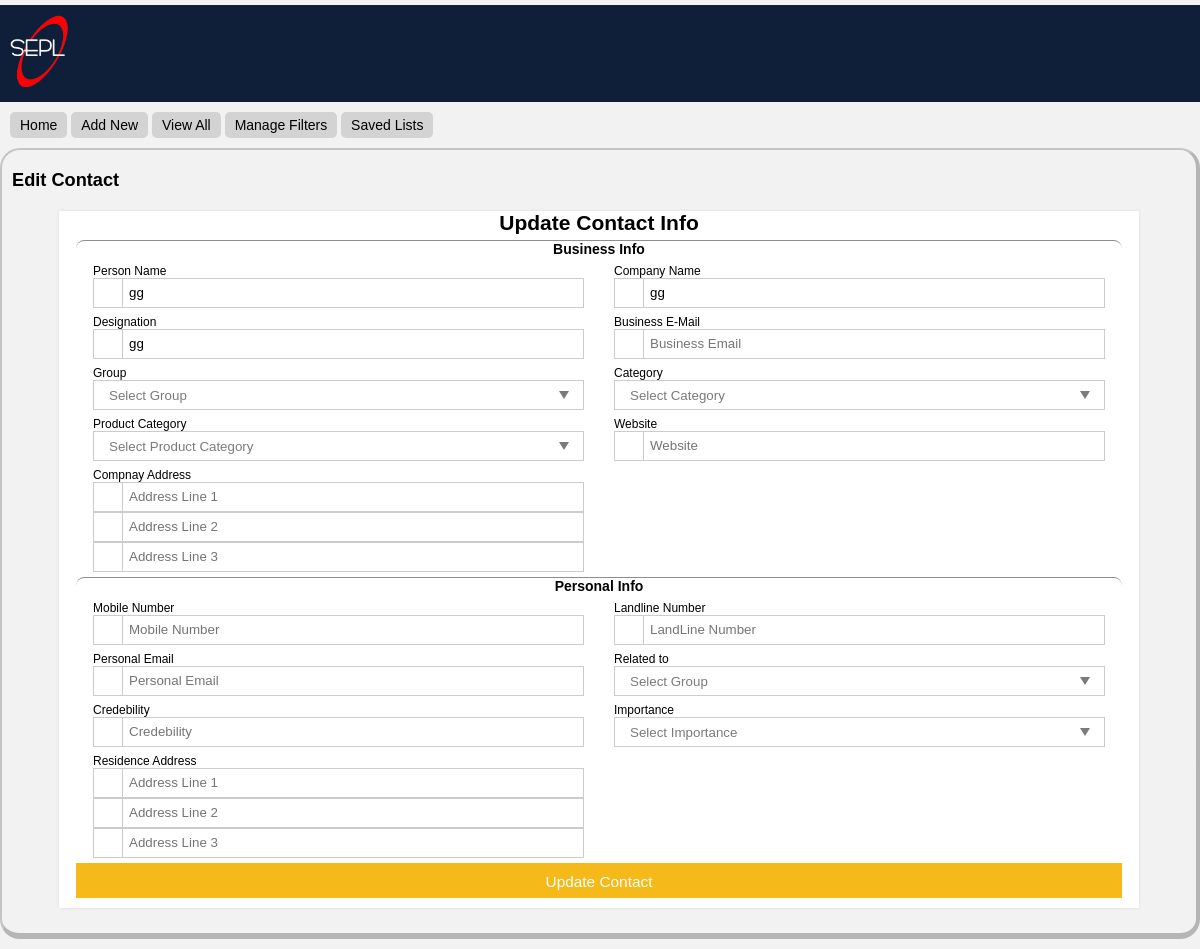
The app's page /visiting-card/editcontact?i=34&h=IazFIy9wMdv3yV1EIh60lrN4oQ595x with its own data.
### tables this page shows
CREATE TABLE `contact` (
  `id` int(11) NOT NULL,
  `hash` varchar(255) NOT NULL,
  `person_name` varchar(255) NOT NULL DEFAULT '',
  `company_name` varchar(255) NOT NULL DEFAULT '',
  `designation` varchar(255) NOT NULL DEFAULT '',
  `company_address_1` varchar(255) NOT NULL DEFAULT '',
  `company_address_2` varchar(255) NOT NULL DEFAULT '',
  `company_address_3` varchar(255) NOT NULL DEFAULT '',
  `business_email` varchar(255) NOT NULL DEFAULT '',
  `personal_email` varchar(255) NOT NULL DEFAULT '',
  `mobile_no` varchar(100) NOT NULL DEFAULT '',
  `landline_no` varchar(100) NOT NULL DEFAULT '',
  `website` varchar(255) NOT NULL DEFAULT '',
  `residence_address_1` varchar(1000) NOT NULL DEFAULT '',
  `residence_address_2` varchar(255) NOT NULL DEFAULT '',
  `residence_address_3` varchar(255) NOT NULL DEFAULT '',
  `related_to` varchar(255) NOT NULL DEFAULT '',
  `product_type` varchar(255) NOT NULL DEFAULT '',
  `importance` varchar(255) NOT NULL DEFAULT '',
  `group_type` varchar(255) NOT NULL DEFAULT '',
  `category` varchar(255) NOT NULL DEFAULT '',
  `cr_limit` varchar(255) NOT NULL DEFAULT '',
  `created_on` datetime DEFAULT NULL
);

### editcontact.php (the view, shortened to what this page needs)
<?php
    include "include/config.php";
    if(isset($_GET['h']) && $_GET['h'] != "" && isset($_GET['i']) && $_GET['i'] != "")
    {
      $cid = $_GET['i'];
      $chash = $_GET['h'];
      $sqlgetcontact = "select * from contact where id = ".$cid." AND hash = '".$chash."'";
      $rowgetcontact = mysqli_query($con, $sqlgetcontact);
      if (mysqli_num_rows($rowgetcontact) > 0)
      {
        $resgetcontact = mysqli_fetch_array($rowgetcontact);
?>
<!DOCTYPE html>
<html>
<head>
  <?php include "include/headsection.php"; ?>
</head>
<body>
  <?php include "include/header.php"; ?>
  <?php include "include/navbar.php"; ?>
    <section class="body-section-main">
      <div class="section-wrapper">
        <div class="section-heading">Edit Contact</div>
        <div class="section-content">
           <div class="form_wrapper">
      <div class="form_container">
        <div class="title_container">
          <h2> Update Contact Info</h2>
        </div>
        <div class="row clearfix">
          <div class="">
            <form method="post" id="edit-contact-form">
              <div class="sub_heading_container">
                Business Info
              </div>
              <div class="row clearfix">
                <div class="col_half">
                  <label class="form-label" for="person-name">Person Name</label>
                  <div class="input_field"> <span><i aria-hidden="true" class="fa fa-user"></i></span>
                    <input type="text" id="person-name" name="person-name" placeholder="Person Name" maxlength="254"  value="<?php echo $resgetcontact['person_name']; ?>" />
                  </div>
                </div>
                <div class="col_half">
                  <label class="form-label" for="company-name">Company Name</label>
                  <div class="input_field"> <span><i class="fa-solid fa-building"></i></span>
                    <input type="text" id="company-name" name="company-name" placeholder="Company Name" maxlength="254" value="<?php echo $resgetcontact['company_name']; ?>"  />
                  </div>
                </div>
              </div>
              <div class="row clearfix">
                <div class="col_half">
                  <label class="designation" for="company-name">Designation</label>
                  <div class="input_field"> <span><i class="fa fa-level-up" aria-hidden="true"></i></span>
                    <input type="text" id="designation" name="designation" placeholder="Designation" maxlength="254" value="<?php echo $resgetcontact['designation']; ?>" />
                  </div>
                </div>
                <div class="col_half">
                  <label class="form-label" for="business-email">Business E-Mail</label>
                  <div class="input_field"> <span><i class="fa-solid fa-envelope"></i></span>
                    <input type="text" id="business-email" name="business-email" placeholder="Business Email" maxlength="254" value="<?php echo $resgetcontact['business_email']; ?>"/>
                  </div>
                </div>
              </div>
              <div class="row clearfix">
                <div class="col_half">
                  <label class="form-label" for="cr-limit">Group</label>
                  <div class="input_field"> <span><i class="fa-solid fa-maximize"></i></span>
                    <div class="input_field select_option">
                    <select id="group" name="group">
                      <option value="0">Select Group</option>
                    </select>
                    </div>
                  </div>
                </div>
                <div class="col_half">
                  <label class="form-label" for="category">Category</label>
                  <div class="input_field"> <span><i aria-hidden="true" class="fa fa-user"></i></span>
                    <div class="input_field select_option">
                    <select id="category" name="category">
                      <option value="0">Select Category</option>
                    </select>
                  </div>
                  </div>
                </div>
              </div>
              <div class="row clearfix">
                <div class="col_half">
                  <label class="form-label" for="category">Product Category</label>
                  <div class="input_field"> <span><i aria-hidden="true" class="fa fa-user"></i></span>
                    <div class="input_field select_option">
                    <select id="product-type" name="product-type">
                      <option value="0">Select Product Category</option>
                    </select>
                  </div>
                  </div>
                </div>
                <div class="col_half">
                  <label class="form-label" for="website">Website</label>
                  <div class="input_field"> <span><i class="fa-solid fa-globe"></i></span>
                    <input type="text" id="website" name="website" placeholder="Website" maxlength="254" value="<?php echo $resgetcontact['website']; ?>"/>
                  </div>
                </div>
              </div>
              <div class="row clearfix">
                <div class="col_half">
                  <label class="form-label" for="company-address">Compnay Address</label>
                  <div class="input_field"> <span><i class="fa-solid fa-address-book"></i></span>
                    <input type="text" id="company-address-1" name="company-address-1" placeholder="Address Line 1" maxlength="254" value="<?php echo $resgetcontact['company_address_1']; ?>"/>
                  </div>
                  <div class="input_field"> <span><i class="fa-solid fa-address-book"></i></span>
                    <input type="text" id="company-address-2" name="company-address-2" placeholder="Address Line 2" maxlength="254" value="<?php echo $resgetcontact['company_address_2']; ?>"/>
                  </div>
                  <div class="input_field"> <span><i class="fa-solid fa-address-book"></i></span>
                    <input type="text" id="company-address-3" name="company-address-3" placeholder="Address Line 3" maxlength="254" value="<?php echo $resgetcontact['company_address_3']; ?>"/>
                  </div>
                </div>
              </div>
              <div class="sub_heading_container">
                Personal Info
              </div>
              <div class="row clearfix">
                <div class="col_half">
                  <label class="form-label" for="mobile-no">Mobile Number</label>
                  <div class="input_field"> <span><i class="fa-solid fa-mobile-retro"></i></span>
                    <input type="text" id="mobile-no" name="mobile-no" placeholder="Mobile Number" maxlength="99" value="<?php echo $resgetcontact['mobile_no']; ?>"/>
                  </div>
                </div>
                <div class="col_half">
                  <label class="form-label" for="landline-no">Landline Number</label>
                  <div class="input_field"> <span><i class="fa-solid fa-phone"></i></span>
                    <input type="text" id="landline-no" name="landline-no" placeholder="LandLine Number" maxlength="99" value="<?php echo $resgetcontact['landline_no']; ?>"/>
                  </div>
                </div>
              </div>
              <div class="row clearfix">
                <div class="col_half">
                  <label class="form-label" for="personal-email">Personal Email</label>
                  <div class="input_field"> <span><i class="fa-solid fa-envelope"></i></span>
                    <input type="text" id="personal-email" name="personal-email" placeholder="Personal Email" maxlength="254" value="<?php echo $resgetcontact['personal_email']; ?>" />
                  </div>
                </div>
                <div class="col_half">
                  <label class="form-label" for="cr-limit">Related to</label>
                  <div class="input_field"> <span><i class="fa-solid fa-maximize"></i></span>
                    <div class="input_field select_option">
                    <select id="related-to" name="related-to">
                      <option value="0">Select Group</option>
                    </select>
                    </div>
                  </div>
                </div>
              </div>
              <div class="row clearfix">
                <div class="col_half">
                  <label class="form-label" for="cr-limit">Credebility</label>
                  <div class="input_field"> <span><i class="fa-solid fa-maximize"></i></span>
                    <input type="number" id="cr-limit" name="cr-limit" placeholder="Credebility" maxlength="254" value="<?php echo $resgetcontact['cr_limit']; ?>"/>
                  </div>
                </div>
                <div class="col_half">
                  <label class="form-label" for="importance">Importance</label>
                  <div class="input_field"> <span><i aria-hidden="true" class="fa fa-user"></i></span>
                    <div class="input_field select_option">
                    <select id="importance" name="importance">
                      <option value="0">Select Importance</option>
                    </select>
                  </div>
                  </div>
                </div>
              </div>
              <div class="row clearfix">
                <div class="col_half">
                  <label class="form-label" for="residence-address">Residence Address</label>
                  <div class="input_field"> <span><i aria-hidden="true" class="fa fa-envelope"></i></span>
                    <input type="text" id="residence-address-1" name="residence-address-1" placeholder="Address Line 1" maxlength="254" value="<?php echo $resgetcontact['residence_address_1']; ?>" />
                  </div>
                  <div class="input_field"> <span><i aria-hidden="true" class="fa fa-envelope"></i></span>
                    <input type="text" id="residence-address-2" name="residence-address-2" placeholder="Address Line 2" maxlength="254" value="<?php echo $resgetcontact['residence_address_2']; ?>" />
                  </div>
                  <div class="input_field"> <span><i aria-hidden="true" class="fa fa-envelope"></i></span>
                    <input type="text" id="residence-address-3" name="residence-address-3" placeholder="Address Line 3" maxlength="254" value="<?php echo $resgetcontact['residence_address_3']; ?>" />
                  </div>
                </div>
              </div>
              <input class="button" id="edit-contact-form-submit" name="edit-contact-form-submit" type="submit" value="Update Contact" />
            </form>
          </div>
        </div>
      </div>
    </div>
        </div>
      </div>
    </section>
</body>
</html>
<?php
    }
    else
    {
      header("location:".getDomain()."/viewall".getPageExt());
    }
  }
  else
  {
    header("location:".getDomain()."/viewall".getPageExt());
  }
?>

### css/style.css (style rules this page uses)
* { box-sizing: border-box; }
body { font-family: Verdana, Geneva, sans-serif; font-size: 14px; background: #f2f2f2; padding: 0 0 10px 0; margin: 0; }
.body-section-main { width: 100%; }
.section-wrapper { max-width: 1300px; min-width: 320px; margin: 5px auto 0 auto; padding: 10px; border-top: 2px solid rgba(90, 90, 90, .3); border-bottom: 6px solid rgba(90, 90, 90, .4); border-left: 2px solid rgba(90, 90, 90, .3); border-right: 4px solid rgba(90, 90, 90, .4); border-radius: 20px; }
.section-heading { font-weight: 600; font-size: 1.3em; padding: 10px 0; }
.section-content { padding: 10px 0; }
.clearfix:after { content: ""; display: block; clear: both; visibility: hidden; height: 0; }
.form_wrapper { background: #fff; width: 1080px; max-width: 100%; box-sizing: border-box; margin: 0 auto; position: relative; z-index: 1; -webkit-box-shadow: 0 0 3px rgba(0, 0, 0, 0.1); -moz-box-shadow: 0 0 3px rgba(0, 0, 0, 0.1); box-shadow: 0 0 3px rgba(0, 0, 0, 0.1); -webkit-transform-origin: 50% 0%; transform-origin: 50% 0%; -webkit-transform: scale3d(1, 1, 1); transform: scale3d(1, 1, 1); -webkit-transition: none; transition: none; -webkit-animation: expand 0.8s 0.6s ease-out forwards; animation: expand 0.8s 0.6s ease-out forwards; opacity: 0; }
.form_wrapper h2 { font-size: 1.5em; margin: 0; }
.form_wrapper .title_container { text-align: center; }
.sub_heading_container { font-weight: 600; text-align: center; border-top: 1px solid rgba(30, 30, 30, .5); border-radius: 20px; }
.form_wrapper label { font-size: 12px; }
.form_wrapper .row { margin: 5px 2px; }
.form_wrapper .row > div { padding: 0 15px; box-sizing: border-box; }
.form_wrapper .col_half { width: 50%; float: left; }
.form_wrapper .input_field { position: relative; -webkit-animation: bounce 0.6s ease-out; animation: bounce 0.6s ease-out; }
.form_wrapper .input_field > span { position: absolute; left: 0; top: 0; color: #333; height: 100%; border-right: 1px solid #cccccc; text-align: center; width: 30px; }
.form_wrapper .input_field > span > i { padding-top: 10px; }
.form_wrapper input[type=text], .form_wrapper input[type=email], .form_wrapper input[type=password], .form_wrapper input[type=number] { width: 100%; padding: 8px 10px 9px 35px; height: 30px; border: 1px solid #cccccc; box-sizing: border-box; outline: none; -webkit-transition: all 0.3s ease-in-out; -moz-transition: all 0.3s ease-in-out; -ms-transition: all 0.3s ease-in-out; transition: all 0.3s ease-in-out; }
.form_wrapper input[type=submit] { background: #f5ba1a; height: 35px; line-height: 35px; width: 100%; border: none; outline: none; cursor: pointer; color: #fff; font-size: 1.1em; margin-bottom: 10px; -webkit-transition: all 0.3s ease-in-out; -moz-transition: all 0.3s ease-in-out; -ms-transition: all 0.3s ease-in-out; transition: all 0.3s ease-in-out; }
.select_option { position: relative; width: 100%; }
.select_option select { display: inline-block; width: 100%; height: 30px; padding: 0px 15px; cursor: pointer; color: #7b7b7b; border: 1px solid #cccccc; border-radius: 0; background: #fff; appearance: none; -webkit-appearance: none; -moz-appearance: none; transition: all 0.2s ease; }

### records on screen
contact: person-name "gg", company-name "gg", designation "gg"
